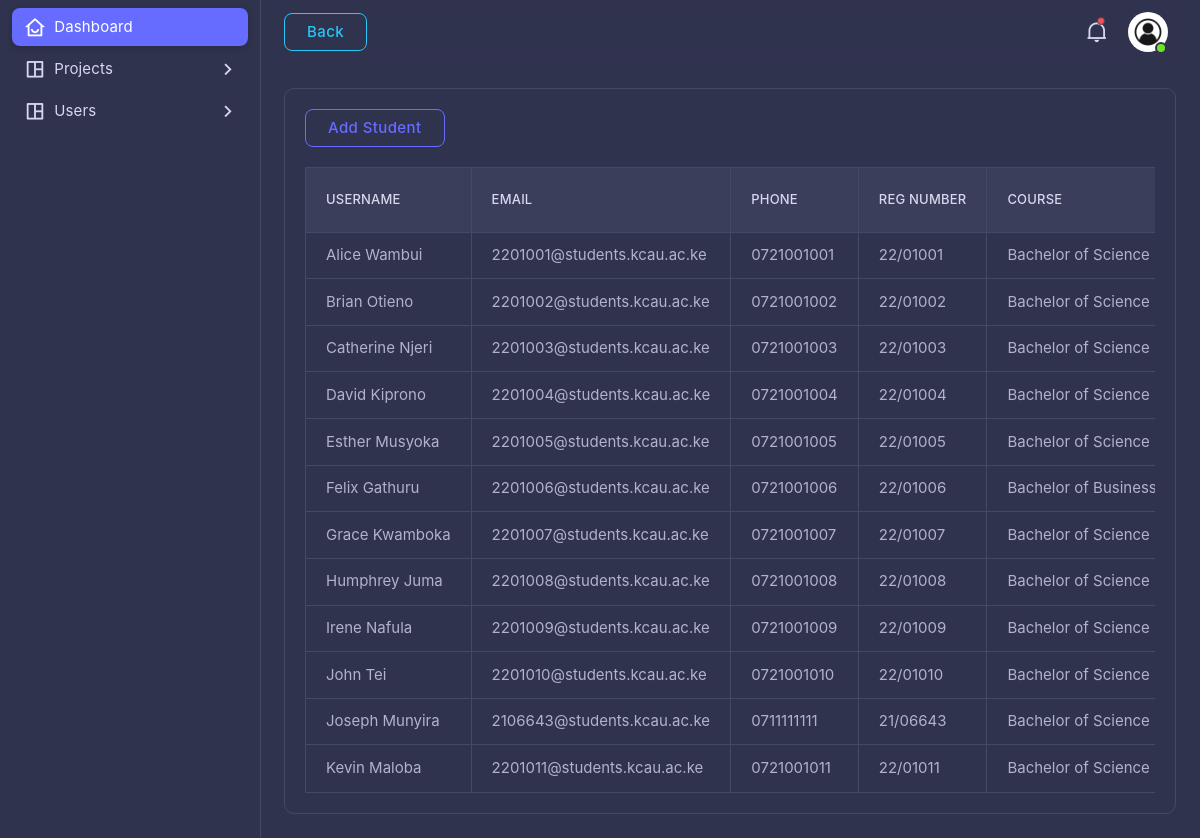
Screenshot of /ManageStudents (signed in) with the database file from the repository.
### tables this page shows
CREATE TABLE `students` (
  `user_id` int(11) NOT NULL,
  `reg_number` varchar(10) NOT NULL,
  `course_id` int(11) DEFAULT NULL,
  `created_at` timestamp NOT NULL DEFAULT current_timestamp()
);

CREATE TABLE `users` (
  `id` int(11) NOT NULL,
  `username` varchar(255) NOT NULL,
  `email` varchar(255) NOT NULL,
  `password` varchar(255) NOT NULL,
  `role` enum('admin','supervisor','student') NOT NULL,
  `created_at` timestamp NOT NULL DEFAULT current_timestamp(),
  `phone` varchar(15) NOT NULL,
  `gender` varchar(6) NOT NULL DEFAULT 'Male'
);

CREATE TABLE `courses` (
  `id` int(11) NOT NULL,
  `code` varchar(10) NOT NULL,
  `name` varchar(100) NOT NULL
);

### app/Controllers/StudentController.php (called while the page is built, shortened)
<?php
require_once '../app/Models/StudentModel.php';
class StudentController extends UserController
{
    protected $StudentModel;
    public function __construct()
    {
        $this->StudentModel = new StudentModel();
    }
    public function manage_students()
    {
        $students = $this->StudentModel->selectAll();
        require '../app/Views/Supervisor/students.php';
    }
}

### config/Database.php (called while the page is built, shortened)
<?php
class Database
{
    private static $instance = null;
    private function __construct()
    {
        $host = $_ENV['DB_HOST'] ?? 'localhost';
        $dbname = $_ENV['DB_NAME'] ?? '';
        $username = $_ENV['DB_USER'] ?? '';
        $password = $_ENV['DB_PASS'] ?? '';
        try {
            $this->dbConnection = new PDO("mysql:host=$host;dbname=$dbname", $username, $password);
        } catch (PDOException $e) {
            echo "Connection failed: " . $e->getMessage();
            exit;
        }
    }
    public static function getConnection()
    {
        if (self::$instance === null) {
            self::$instance = new self();
        }
        return self::$instance->dbConnection;
    }
}

### app/Models/BaseModel.php (called while the page is built, shortened)
<?php
require_once __DIR__ . '/../../config/Database.php';
class BaseModel
{
    public function __construct($table)
    {
        $this->db = Database::getConnection();
    }
}

### app/Models/StudentModel.php (called while the page is built, shortened)
<?php
require_once 'BaseModel.php';
class StudentModel extends BaseModel
{
    public function selectAll($condition = null)
    {
        $sql = "SELECT u.*, s.reg_number AS 'reg_number', c.name AS 'course' FROM users u JOIN students s ON u.id = s.user_id JOIN courses c ON s.course_id = c.id";
        $sql .= " ORDER BY u.username;";
        $stmt = $this->db->prepare($sql);
        $stmt->execute();
        return $stmt->fetchAll(PDO::FETCH_ASSOC);
    }
}

### app/Views/Supervisor/students.php (the view, shortened to what this page needs)
<?php
include '../app/Views/header.php'; ?>
<div class="card">
  <div class="card-header d-flex justify-content-between align-items-center">
    <button type="button" class="btn btn-outline-primary" data-bs-toggle="offcanvas" data-bs-target="#offcanvasAddUser">Add Student</button>
  </div>
  <div class="card-body">
    <div class="table-responsive text-nowrap">
      <table class="table table-bordered">
        <thead>
          <tr>
            <th>UserName</th>
            <th>Email</th>
            <th>Phone</th>
            <th>Reg Number</th>
            <th>Course</th>
          </tr>
        </thead>
        <tbody>
          <?php foreach ($students as $student): ?>
            <tr>
              <td><?php echo $student['username']; ?></td>
              <td><?php echo $student['email']; ?></td>
              <td><?php echo $student['phone']; ?></td>
              <td><?php echo $student['reg_number']; ?></td>
              <td><?php echo $student['course']; ?></td>
            </tr>
          <?php endforeach; ?>
        </tbody>
      </table>
    </div>
  </div>
</div>
<?php include '../app/Views/footer.php'; ?>

### rows the page displays
students: user.username "Alice Wambui", user.email "2201001@students.kcau.ac.ke", user.phone "0721001001", reg_number "22/01001", course.name "Bachelor of Science…"
students: user.username "Brian Otieno", user.email "2201002@students.kcau.ac.ke", user.phone "0721001002", reg_number "22/01002", course.name "Bachelor of Science…"
students: user.username "Catherine Njeri", user.email "2201003@students.kcau.ac.ke", user.phone "0721001003", reg_number "22/01003", course.name "Bachelor of Science…"
students: user.username "David Kiprono", user.email "2201004@students.kcau.ac.ke", user.phone "0721001004", reg_number "22/01004", course.name "Bachelor of Science…"
students: user.username "Esther Musyoka", user.email "2201005@students.kcau.ac.ke", user.phone "0721001005", reg_number "22/01005", course.name "Bachelor of Science…"
students: user.username "Felix Gathuru", user.email "2201006@students.kcau.ac.ke", user.phone "0721001006", reg_number "22/01006", course.name "Bachelor of…"
students: user.username "Grace Kwamboka", user.email "2201007@students.kcau.ac.ke", user.phone "0721001007", reg_number "22/01007", course.name "Bachelor of Science…"
students: user.username "Humphrey Juma", user.email "2201008@students.kcau.ac.ke", user.phone "0721001008", reg_number "22/01008", course.name "Bachelor of Science…"
students: user.username "Irene Nafula", user.email "2201009@students.kcau.ac.ke", user.phone "0721001009", reg_number "22/01009", course.name "Bachelor of Science…"
students: user.username "John Tei", user.email "2201010@students.kcau.ac.ke", user.phone "0721001010", reg_number "22/01010", course.name "Bachelor of Science…"
students: user.username "Joseph Munyira", user.email "2106643@students.kcau.ac.ke", user.phone "0711111111", reg_number "21/06643", course.name "Bachelor of Science…"
students: user.username "Kevin Maloba", user.email "2201011@students.kcau.ac.ke", user.phone "0721001011", reg_number "22/01011", course.name "Bachelor of Science…"
